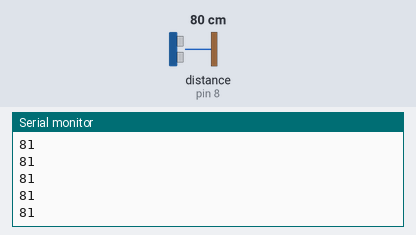
Recording of a sketch running on a simulated Arduino Uno, built with avr-gcc and run on an emulated ATmega328P. Shown: the last lines printed to the serial monitor. The inputs (shaded band) are chosen by the test bench; at power-on: distance to the obstacle (sensor on pin 8) 80 cm. The echo pulse lasts 58.3 µs per cm.

Above: at 1.2 s.
1.3 s: distance to the obstacle (sensor on pin 8) set to 2 cm
At 1.74 s:
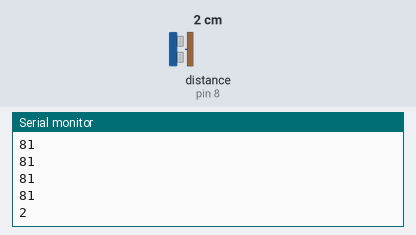
2.8 s: distance to the obstacle (sensor on pin 8) set to 4 cm
At 2.94 s:
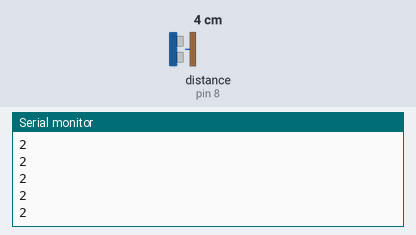
Timing chart, 0 to 5.8 s (numbered marks = the images above; inputs shaded):
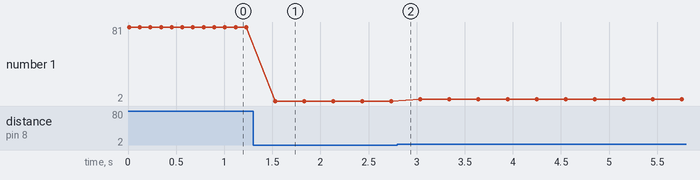

Measured:
- after the input at 1.3 s, the serial monitor: prints a new line after 0.23 s (image 1)
- plotted number 1: 81 → 2 after the input at 1.3 s, 2 → 4 after the input at 2.8 s

The sketch:

week4-Lab1-2.ino
```cpp
#include <NewPing.h>

#define trigPin  7
#define echoPin 8
#define maxDistance 400

int led2 = 13;

NewPing sonar( trigPin, echoPin, maxDistance);

void setup() {
  Serial.begin( 9600 );
  digitalWrite(led2, LOW);
}

void loop() {
  if(sonar.ping_cm()<40){
    digitalWrite(led2, HIGH);
    delay(200);
    digitalWrite(led2, LOW);
  }
  Serial.println( sonar.ping_cm() );
  delay( 100 );
}
```
